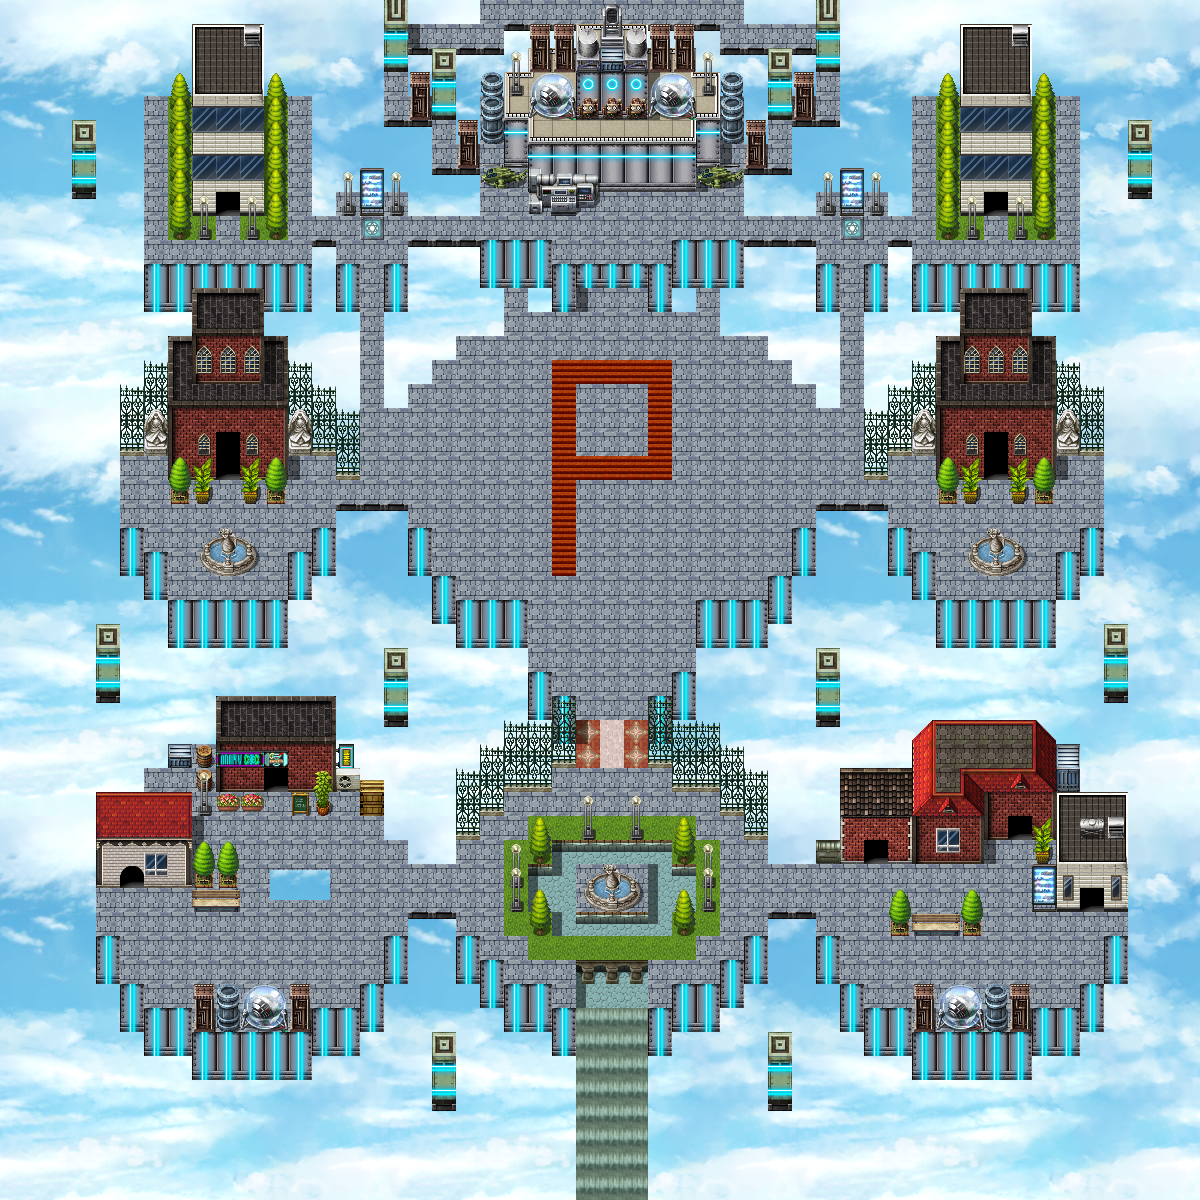

Below is a game level as drawn by its tile map, then a one-line description and the .tmx that defines it (tile-layer data replaced by summaries):
An orthogonal 40x40 tile map with 30x30 px tiles, 1 tile layer (background) and 123 objects.

<map version="1.5" tiledversion="1.6.0" orientation="orthogonal" renderorder="right-down" width="40" height="40" tilewidth="30" tileheight="30" infinite="0" nextlayerid="10" nextobjectid="219">
 <tileset firstgid="1" source="6.tsx" />
 <layer id="1" name="background" width="40" height="40">
  <data>[1600 cells, 1600 non-empty, 1598 distinct tile ids]</data>
 </layer>
 <objectgroup id="2" name="margin">
  <object id="55" x="334" y="506" width="73.3333" height="66" />
  <object id="56" x="311.333" y="573.333" width="123.333" height="52.6667" />
  <object id="57" x="284" y="604" width="150.667" height="42" />
  <object id="59" x="408.667" y="624.667" width="46.6667" height="233.333" />
  <object id="60" x="452" y="646" width="74" height="77.3333" />
  <object id="61" x="454.667" y="724.667" width="48" height="23.3333" />
  <object id="62" x="453.333" y="746" width="24.6667" height="27.3333" />
  <object id="63" x="116.667" y="575.333" width="32" height="216.667" />
  <object id="64" x="146" y="600.667" width="18.6667" height="168" />
  <object id="65" x="164" y="648" width="219.333" height="45.3333" />
  <object id="66" x="162.667" y="695.333" width="53.3333" height="48" />
  <object id="67" x="338" y="697.333" width="42.6667" height="44.6667" />
  <object id="71" x="384.667" y="651.333" width="25.3333" height="189.333" />
  <object id="72" x="359.333" y="746.667" width="21.3333" height="36.6667" />
  <object id="81" x="89.3333" y="983.333" width="26.6667" height="215.333" />
  <object id="82" x="113.333" y="1035.33" width="28.6667" height="162" />
  <object id="83" x="139.333" y="1056.67" width="45.3333" height="139.333" />
  <object id="84" x="182" y="1082.67" width="123.333" height="118" />
  <object id="85" x="309.333" y="1056.67" width="59.3333" height="146" />
  <object id="86" x="358" y="1034" width="77.3333" height="161.333" />
  <object id="91" x="386" y="984.667" width="90.6667" height="211.333" />
  <object id="92" x="406.667" y="918.667" width="47.3333" height="63.3333" />
  <object id="93" x="478" y="1008" width="25.3333" height="188" />
  <object id="94" x="500.667" y="1034.67" width="44" height="158" />
  <object id="95" x="546.667" y="1052" width="24" height="146.667" />
  <object id="96" x="650" y="1055.33" width="260.667" height="139.333" />
  <object id="97" x="912" y="1081.33" width="285.333" height="116" />
  <object id="99" x="744.667" y="981.333" width="96.6667" height="72.6667" />
  <object id="100" x="720" y="1005.33" width="24.6667" height="42.6667" />
  <object id="101" x="672.667" y="1033.33" width="71.3333" height="18.6667" />
  <object id="102" x="843.333" y="1033.33" width="20.6667" height="19.3333" />
  <object id="103" x="770" y="920" width="44.6667" height="58" />
  <object id="104" x="1033.33" y="1054.67" width="160.667" height="26" />
  <object id="105" x="1079.33" y="1032.67" width="118" height="22.6667" />
  <object id="106" x="1106.67" y="983.333" width="92" height="53.3333" />
  <object id="107" x="696.667" y="645.333" width="498" height="74.6667" />
  <object id="108" x="813.333" y="511.333" width="74" height="131.333" />
  <object id="110" x="792" y="572.667" width="124" height="74" />
  <object id="111" x="770" y="622.667" width="24" height="19.3333" />
  <object id="112" x="915.333" y="602" width="19.3333" height="39.3333" />
  <object id="115" x="1056" y="599.333" width="24.6667" height="46.6667" />
  <object id="116" x="1078.67" y="574" width="121.333" height="73.3333" />
  <object id="117" x="718" y="720.667" width="194.667" height="28" />
  <object id="118" x="741.333" y="748" width="170.667" height="19.3333" />
  <object id="119" x="768" y="768" width="46" height="95.3333" />
  <object id="120" x="813.333" y="764.667" width="22.6667" height="72" />
  <object id="121" x="1078.67" y="720" width="124.667" height="74" />
  <object id="122" x="1125.33" y="791.333" width="72" height="196" />
  <object id="123" x="1078" y="2.66667" width="129.333" height="386.667" />
  <object id="124" x="1102" y="390.667" width="94" height="184.667" />
  <object id="125" x="838" y="-1.33333" width="116" height="84" />
  <object id="126" x="950.667" y="75.3333" />
  <object id="128" x="840" y="81.3333" width="68" height="89.3333" />
  <object id="129" x="790" y="129.333" width="117.333" height="87.3333" />
  <object id="130" x="740.667" y="172" width="49.3333" height="42" />
  <object id="131" x="718.667" y="287.333" width="100" height="46" />
  <object id="132" x="741.333" y="246" width="74.6667" height="40" />
  <object id="133" x="768.667" y="336" width="67.3333" height="22.6667" />
  <object id="134" x="794" y="354.667" width="41.3333" height="25.3333" />
  <object id="136" x="816" y="382.667" width="22.6667" height="24" />
  <object id="137" x="865.333" y="307.333" width="22.6667" height="107.333" />
  <object id="138" x="889.333" y="308" width="17.3333" height="82.6667" />
  <object id="141" x="908" y="314" width="23.3333" height="47.3333" />
  <object id="142" x="886" y="244" width="24.6667" height="60" />
  <object id="143" x="263.333" y="-2" width="116" height="95.3333" />
  <object id="146" x="310" y="95.3333" width="172" height="118.667" />
  <object id="147" x="268" y="310" width="88" height="56" />
  <object id="148" x="312" y="242.667" width="27.3333" height="60.6667" />
  <object id="149" x="407.333" y="244" width="73.3333" height="94.6667" />
  <object id="150" x="480.667" y="286" width="21.3333" height="48.6667" />
  <object id="151" x="384" y="313.333" width="24.6667" height="90.6667" />
  <object id="152" x="409.333" y="344" width="23.3333" height="39.3333" />
  <object id="153" x="434.667" y="334.667" width="23.3333" height="23.3333" />
  <object id="154" x="308" y="366" width="50" height="24.6667" />
  <object id="155" x="340.667" y="390" width="20.6667" height="26" />
  <object id="156" x="-4" y="-4" width="114.667" height="790.667" />
  <object id="157" x="112" y="1.33333" width="28" height="381.333" />
  <object id="158" x="138.667" y="5.33333" width="49.3333" height="78.6667" />
  <object id="159" x="1028" y="-4" width="49.3333" height="104" />
  <object id="160" x="0" y="781.333" width="93.3333" height="417.333" />
  <object id="209" x="980.247" y="431.248" width="29.0557" height="44.3482" />
  <object id="213" x="217.153" y="446.54" width="21.4095" height="33.6434" />
  <object id="215" x="856.378" y="836.498" width="35.1727" height="25.9972" />
  <object id="216" x="259.972" y="764.623" width="24.4679" height="27.5264" />
 </objectgroup>
 <objectgroup id="3" name="house">
  <object id="16" x="931.333" y="479.667" width="49.3333" height="21.3333" />
  <object id="17" x="1010.33" y="479" width="44.6667" height="22.6667" />
  <object id="18" x="959.667" y="24.3333" width="72.6667" height="188.667" />
  <object id="19" x="934" y="97" width="49" height="140.333" />
  <object id="20" x="1010.33" y="97.3333" width="44" height="142.333" />
  <object id="21" x="168.667" y="96.6667" width="46.6667" height="137.667" />
  <object id="23" x="240" y="94.6667" width="50" height="142.667" />
  <object id="24" x="191.667" y="24" width="73" height="191" />
  <object id="26" x="166.333" y="478" width="49" height="23.6667" />
  <object id="27" x="240.667" y="479.333" width="42" height="25" />
  <object id="28" x="192" y="287" width="74" height="49" />
  <object id="30" x="96" y="792.333" width="93.3333" height="95" />
  <object id="32" x="215" y="789.667" width="47" height="23" />
  <object id="33" x="286" y="791" width="45.3333" height="22.3333" />
  </objectgroup>
 <objectgroup id="4" name="repairman">
  <!-- 3 objects omitted --></objectgroup>
 <objectgroup id="5" name="door" />
 <objectgroup id="6" name="brick">
  <!-- 2 objects omitted --></objectgroup>
 <objectgroup id="7" name="对象层 6" />
 <objectgroup id="8" name="对象层 7" />
 <objectgroup id="9" name="对象层 8" />
</map>
<!-- 25 of 123 objects omitted -->